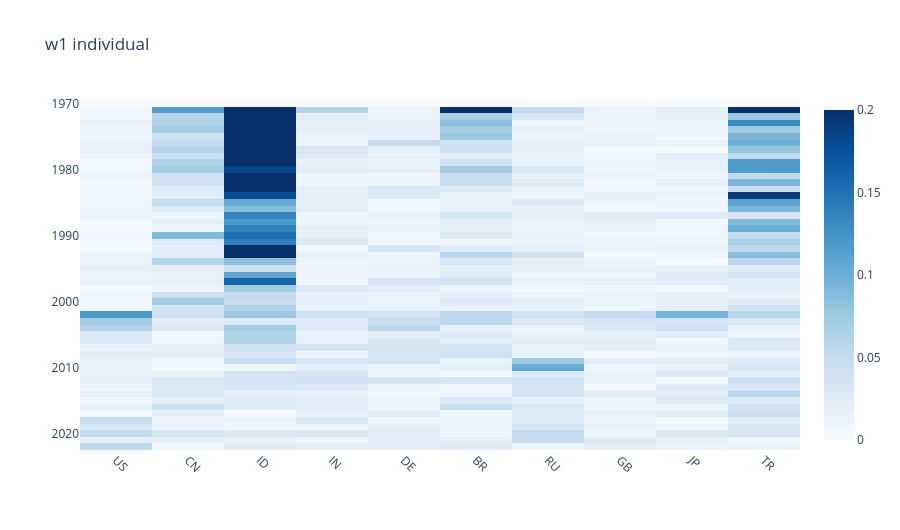

The cell this chart's notebook holds for it:
### Code cell
dist = "w1"
mode = "individual"
country_list = (
    df_stats
    .query("year == 2022 and mode == @mode")
    .sort_values("total_articles", ascending=False)
    .country
    .head(10)
).to_list()
df_plot = (
    df_pct.query("dist == @dist and mode == @mode")
    .pivot(index="year", columns="country", values="diag")
    [country_list]
)
uf.plotly_heatmap(df_plot,
                  x_labels=df_plot.columns,
                  y_labels=df_plot.index,
                  z_min=0, z_max=0.2,
                  x_type="country",
                  colorscale="non",
                  line_height=10,
                  title=f"{dist} {mode}",
                  )

### Figure 1 — Plotly figure (JSON) as saved in the notebook; plotly's stock layout.template omitted (floating-point values rounded to 4 significant figures; data arrays with more than 128 entries replaced by an {"elided": "..."} marker saying what was removed)
{"data": [{"colorscale": [[0.0, "rgb(247,251,255)"], [0.125, "rgb(222,235,247)"], [0.25, "rgb(198,219,239)"], [0.375, "rgb(158,202,225)"], [0.5, "rgb(107,174,214)"], [0.625, "rgb(66,146,198)"], [0.75, "rgb(33,113,181)"], [0.875, "rgb(8,81,156)"], [1.0, "rgb(8,48,107)"]], "customdata": {"elided": "53x10x2 mixed values"}, "hovertemplate": "<b>X: </b>%{customdata[0]}<br><b>Y: </b>%{customdata[1]}<br><b>Z: </b> %{z:.3f}<br><extra></extra>", "x": ["US", "CN", "ID", "IN", "DE", "BR", "RU", "GB", "JP", "TR"], "y": [1970, 1971, 1972, 1973, 1974, 1975, 1976, 1977, 1978, 1979, 1980, 1981, 1982, 1983, 1984, 1985, 1986, 1987, 1988, 1989, 1990, 1991, 1992, 1993, 1994, 1995, 1996, 1997, 1998, 1999, 2000, 2001, 2002, 2003, 2004, 2005, 2006, 2007, 2008, 2009, 2010, 2011, 2012, 2013, 2014, 2015, 2016, 2017, 2018, 2019, 2020, 2021, 2022], "z": {"elided": "53x10 float values"}, "zmax": 0.2, "zmin": 0, "type": "heatmap"}], "layout": {"xaxis": {"tickangle": 45, "automargin": true}, "yaxis": {"autorange": "reversed", "automargin": true}, "title": {"text": "w1 individual"}, "height": 530}}
